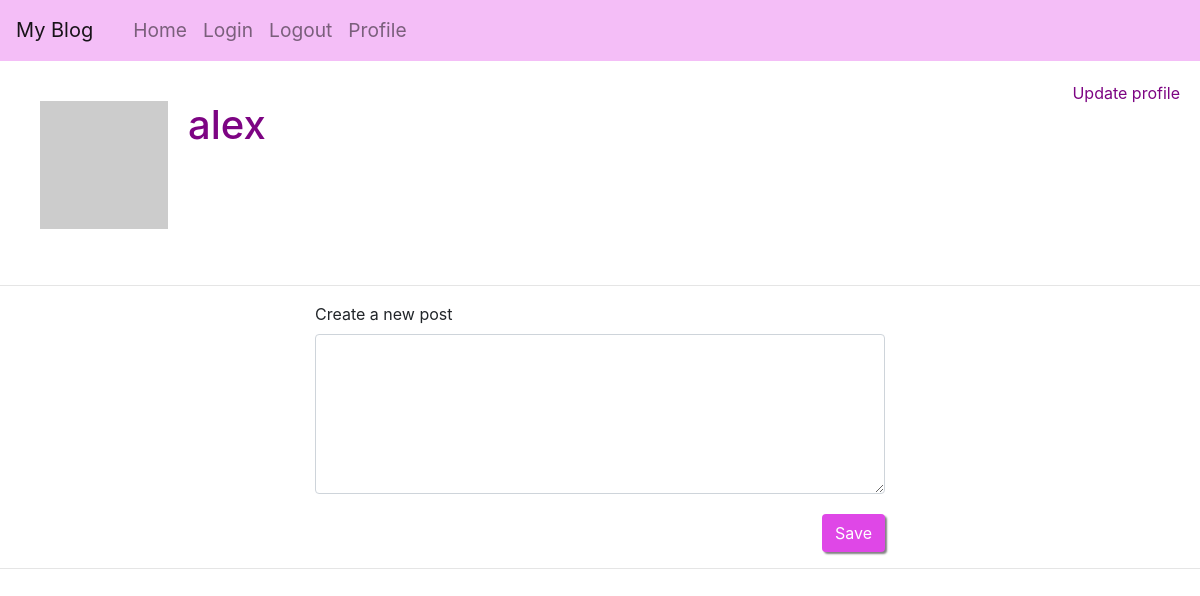
Page /user/alex (signed in) on the earlier database version.
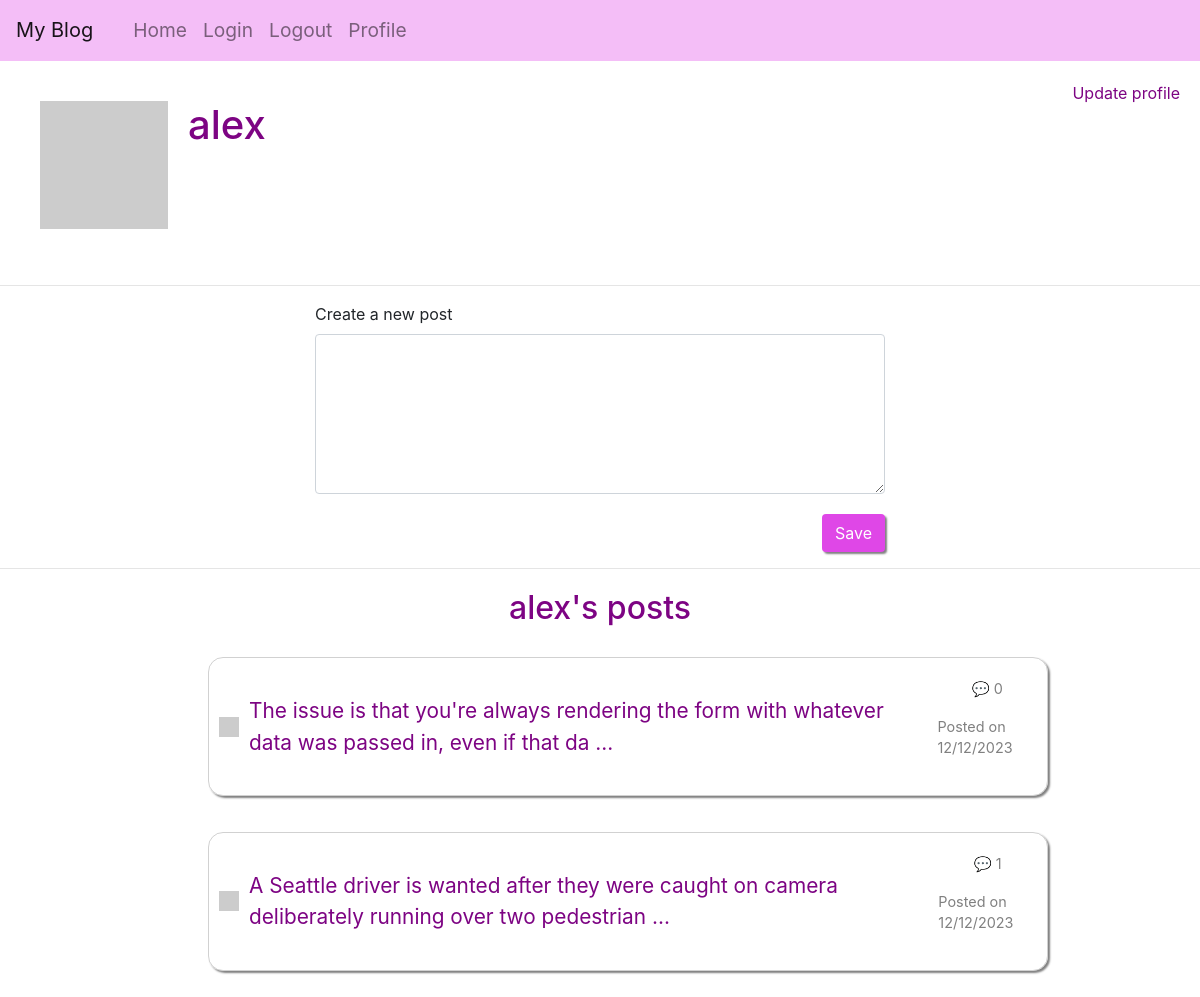
Same page on the later database version.
### app/models/models.py (models this page shows, shortened)
class User(UserMixin, db.Model):
    __tablename__ = "user"
    id = db.Column(db.Integer, primary_key=True)
    username = db.Column(String(64), unique=True, nullable=False)
    email = db.Column(db.String(120), unique=True, nullable=False)
    isAdmin = db.Column(db.Boolean, nullable=False)
    password_hash = db.Column(String(256))
    profile_image = db.Column(String(256))
    info = db.Column(String(256))
    posts = db.relationship('Post', back_populates='user', cascade='all, delete-orphan')
    comments = db.relationship('Comment', back_populates='user', cascade='all, delete-orphan')
    @login.user_loader
    def load_user(id):
        return db.session.get(User, int(id))
    def get_avatar(self, size):
        digest = md5(self.email.lower().encode('utf-8')).hexdigest()
        self.profile_image = f'https://www.gravatar.com/avatar/{digest}?d=identicon&s={size}'
        return self.profile_image

class Post(db.Model):
    __tablename__ = "post"
    id = db.Column(db.Integer, primary_key=True)
    body = db.Column(String(2500))
    timestamp = db.Column(DateTime, default=func.now())
    user_id = db.Column(db.Integer, db.ForeignKey('user.id'), nullable=False)
    user = db.relationship('User', back_populates='posts')
    comments = db.relationship('Comment', back_populates='post', cascade='all, delete-orphan')
    def get_comments_length(self):
        commments = Comment.query.filter_by(post_id=self.id).all()
        return len(commments)

### app/routes/routes.py (the view, shortened to what this page needs)
@app.route('/user/<username>', methods=["GET", "POST"])
@login_required
def user(username):
    user = User.query.filter_by(username=username).first_or_404()
    form = PostForm()
    user.profile_image = user.get_avatar(128)
    posts = Post.query.filter_by(user_id=user.id).all()
    return render_template('profile.html', user=user, form=form, posts=posts)

### app/forms/post_form.py
class PostForm(FlaskForm):
    post = TextAreaField('Create a new post', validators=[DataRequired(), Length(min=0, max=2500)])
    submit = SubmitField('Save')

### app/templates/profile.html (shortened to what this page needs)
{% extends "base.html" %} {% import "bootstrap/wtf.html" as wtf %}{% block
content %}
<div class="avatar-username">
    <div class="avatar-username">
        <img src="{{ user.profile_image }}" width="128" height="128" />
        <div>
            <h1>{{ user.username }}</h1>
        </div>
    </div>
    <div class="update-profile-link">
        <a href="{{ url_for('update_profile') }}">Update profile</a>
    </div>
</div>
<hr />
<div class="container-fluid">
    <div class="row">
        <div class="col-lg-6 col-md-8 col-sm-10 col-xs-10">
            {{ wtf.quick_form(form) }}
        </div>
    </div>
</div>
<hr />
{% if posts %}
<h2 class="greeting">{{user.username}}'s posts</h2>
{% for post in posts%}
<div class="posts">
    <ul>
        <a href="{{url_for('update_post', id=post.id)}}" class="post-link">
            <li class="post">
                <div class="avatar-comment">
                    <img
                        src="{{ user.profile_image }}"
                        width="20"
                        height="20"
                    />
                    {% if post.body|length > 100 %} {{ post.body[0:100] }} ...
                    {%else %} {{ post.body }} {% endif %}
                </div>
                <div class="comments-date">
                    <p>💬 {{post.get_comments_length()}}</p>
                    <p>Posted on {{post.timestamp.strftime('%d/%m/%Y')}}</p>
                </div>
            </li></a
        >
    </ul>
</div>
{% endfor%} {% endif %} {% endblock %}

Differences in the rows shown:
changed User "alex": username (not shown) → "alex"
added Post: body "The issue is that you're always rendering the form with whatever data was passed in, even if that da", get_comments_length "0", timestamp "12/12/2023"
added Post: body "A Seattle driver is wanted after they were caught on camera deliberately running over two pedestrian", get_comments_length "1", timestamp "12/12/2023"
Other differences:
text now shown: "'s posts"
